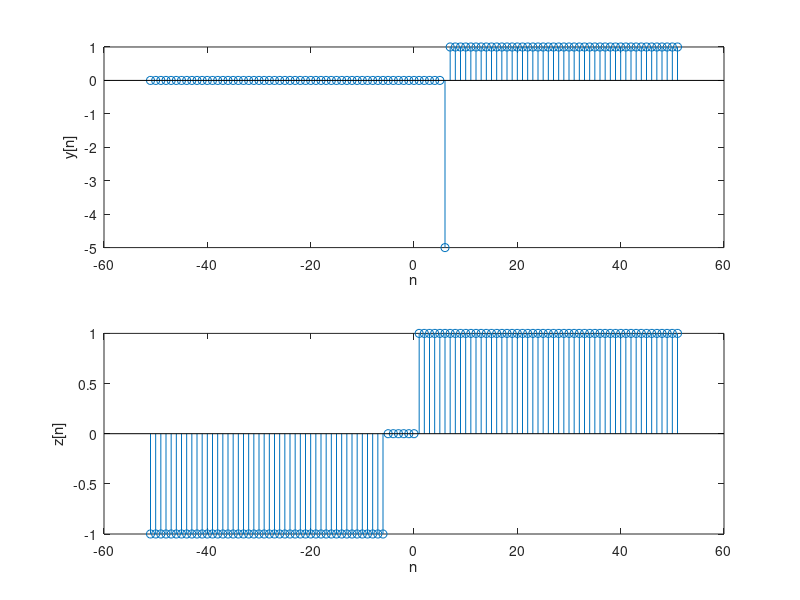

MATLAB code to generate this figure:
AM = 20390213;
n = -50-(mod(AM,4)):50+(mod(AM,4));
y = zeros(size(n));
y(n-(3+mod(AM,5)) >= 0) = 1;
y(n-(3+mod(AM,5)) == 0) = y(n-(3+mod(AM,5)) == 0) - 6;
z = zeros(size(n));
z(n+(2+mod(AM,5)) >= 0) = 1;
z(n-(2-mod(AM,4)) < 0) = z(n-(2-mod(AM,4)) < 0) - 1;

subplot(2,1,1)
stem(n,y);
xlabel('n');
ylabel('y[n]');

subplot(2,1,2)
stem(n,z);
xlabel('n');
ylabel('z[n]');
